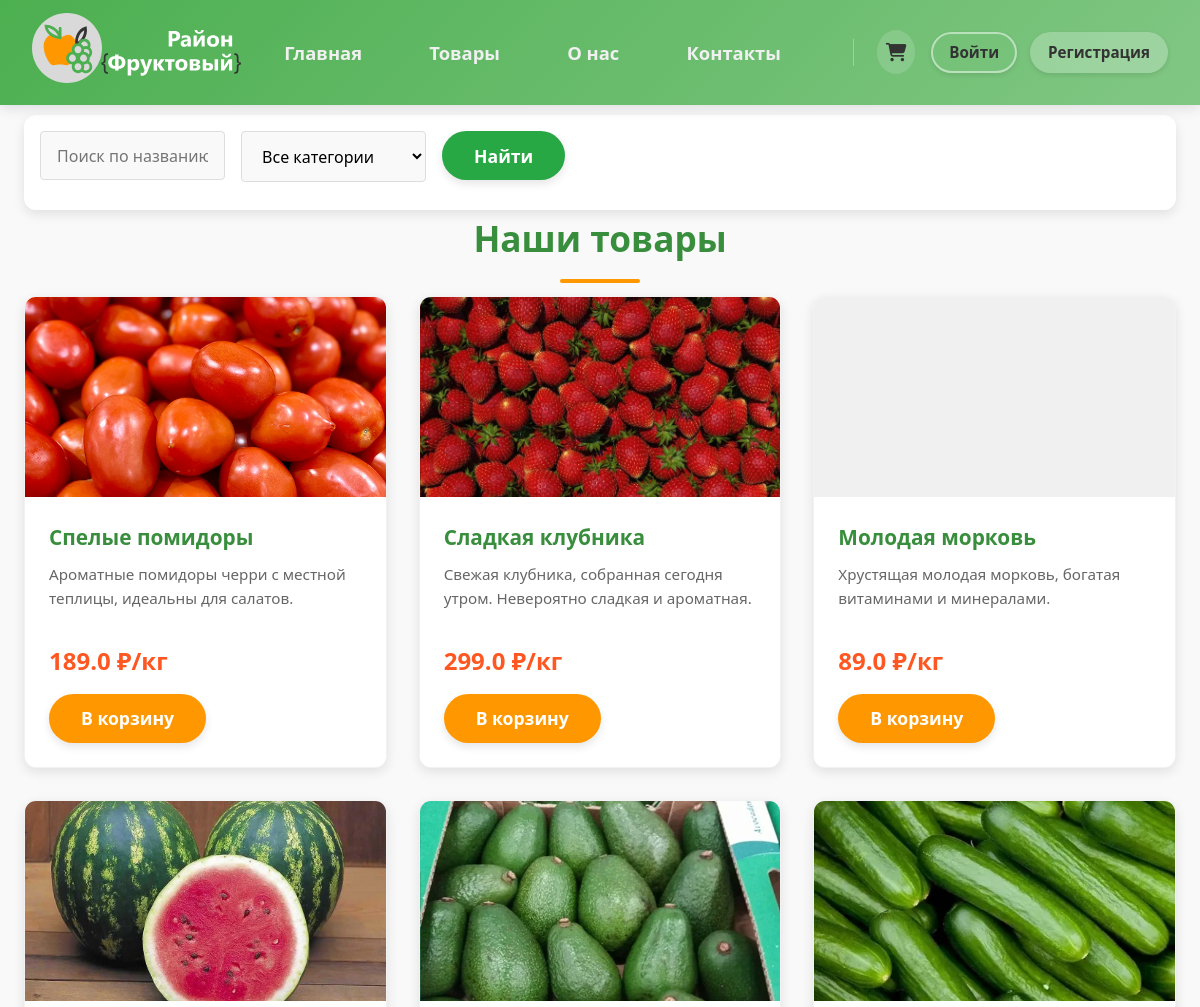
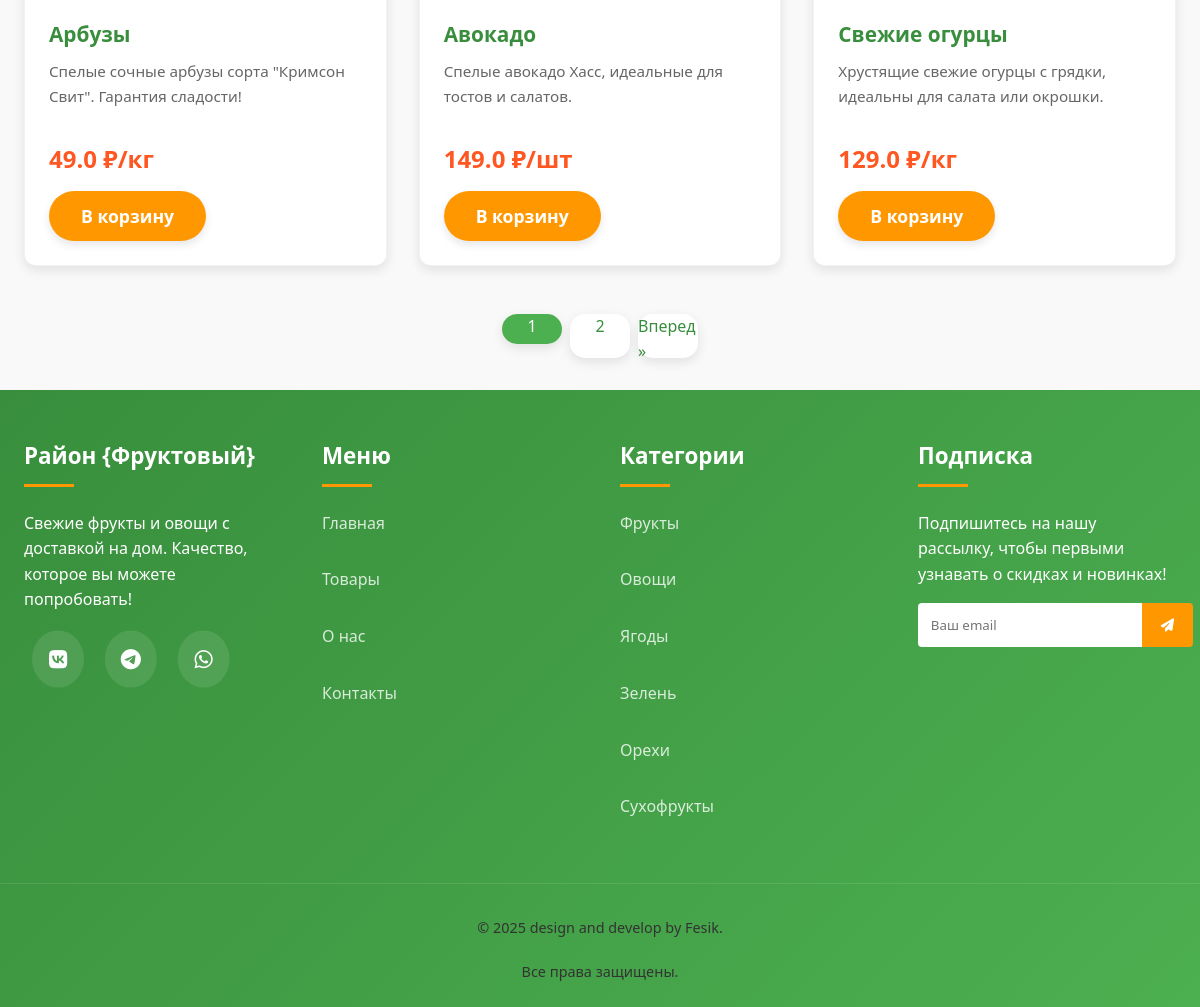
Screenshot of /goods with the database file from the repository (2 pictures, top to bottom).
### data/products.py (models this page shows)
class Product(SqlAlchemyBase):
    __tablename__ = 'products'
    id = sqlalchemy.Column(sqlalchemy.Integer, primary_key=True, autoincrement=True)
    name = sqlalchemy.Column(sqlalchemy.String, unique=True, nullable=False)  # наименование
    category = sqlalchemy.Column(sqlalchemy.String, nullable=False)  # категория товара
    unit = sqlalchemy.Column(sqlalchemy.String, nullable=False)  # единица измерения
    purchase_price_without_vat = sqlalchemy.Column(sqlalchemy.Float, nullable=False)  # закупочная цена без НДС
    vat_percent = sqlalchemy.Column(sqlalchemy.Float, nullable=False)  # процент НДС
    vat_amount = sqlalchemy.Column(sqlalchemy.Float, nullable=False)  # сумма НДС
    purchase_price_with_vat = sqlalchemy.Column(sqlalchemy.Float, nullable=False)  # закупочная цена с НДС
    retail_price_without_vat = sqlalchemy.Column(sqlalchemy.Float, nullable=False)  # розничная цена без НДС
    retail_vat_amount = sqlalchemy.Column(sqlalchemy.Float, nullable=False)  # НДС розничная
    retail_price_with_vat = sqlalchemy.Column(sqlalchemy.Float, nullable=False)  # розничная цена с НДС
    image_url = sqlalchemy.Column(sqlalchemy.String)  # ссылка на изображение
    description = sqlalchemy.Column(sqlalchemy.String, nullable=False)  # описание товара для каталога
    supplier_id = sqlalchemy.Column(sqlalchemy.Integer)  # ID поставщика
    supplier_name = sqlalchemy.Column(sqlalchemy.String)  # наименование поставщика
    supplier_type = sqlalchemy.Column(sqlalchemy.String)  # организационная форма
    orders = orm.relationship("Order", back_populates="product")

### main.py (the view, shortened to what this page needs)
@app.route('/goods')
def goods():
    page = request.args.get('page', 1, type=int)
    per_page = 6  # Количество товаров на странице
    search_query = request.args.get('search', '').strip()
    category_filter = request.args.get('category', '').strip()
    db_sess = db_session.create_session()
    query = db_sess.query(Product)
    if search_query:
        query = query.filter(Product.name.ilike(f'%{search_query}%'))
    if category_filter:
        query = query.filter(Product.category == category_filter)
    total_items = query.count()
    total_pages = ceil(total_items / per_page) if total_items > 0 else 1
    offset = (page - 1) * per_page
    items = query.offset(offset).limit(per_page).all()
    class Pagination:
        def __init__(self, page, per_page, total_items, items, total_pages):
            self.page = page
            self.per_page = per_page
            self.total = total_items
            self.items = items
            self.pages = total_pages
        @property
        def has_prev(self):
            return self.page > 1
        @property
        def has_next(self):
            return self.page < self.pages
        @property
        def next_num(self):
            return self.page + 1 if self.has_next else None
        def iter_pages(self, left_edge=1, right_edge=1, left_current=1, right_current=2):
            if self.pages == 0:
                return []
            left_start = 1
            left_end = min(left_edge, self.pages)
            right_start = max(self.pages - right_edge + 1, 1)
            right_end = self.pages
            current_start = max(self.page - left_current, 1)
            current_end = min(self.page + right_current, self.pages)
            pages = set()
            pages.update(range(left_start, left_end + 1))
            pages.update(range(right_start, right_end + 1))
            pages.update(range(current_start, current_end + 1))
            sorted_pages = sorted(pages)
            prev_page = 0
            for page_num in sorted_pages:
                if page_num - prev_page > 1:
                    yield None  # Генератор для многоточия
                yield page_num
                prev_page = page_num
    products = Pagination(page, per_page, total_items, items, total_pages)
    return render_template(
        'goods.html',
        title="Район {Фруктовый} | Товары",
        products=products
    )

### data/db_session.py (called while the page is built)
def create_session() -> Session:
    global __factory
    if not __factory:
        raise RuntimeError("База данных не инициализирована. Вызовите global_init() сначала.")
    return __factory()

### templates/goods.html (shortened to what this page needs)
{% extends "base.html" %}
{% block content %}
<section id="products" class="page">
    <div class="products-filter">
        <form id="search-form" class="filter-form" action="{{ url_for('goods') }}">
            <div class="form-row">
                <div class="form-group">
                    <input type="text" name="search" class="form-control" placeholder="Поиск по названию"
                           value="{{ current_search or '' }}">
                </div>
                <div class="form-group">
                    <select name="category" class="form-control">
                        <option value="">Все категории</option>
                    </select>
                </div>
                <div class="form-group">
                    <button type="submit" class="btn btn-primary">Найти</button>
                </div>
            </div>
        </form>
    </div>
    <h2 class="section-title">Наши товары</h2>
    <div class="products-grid">
        {% for product in products.items %}
        <div class="product-card">
            <div class="product-image"
                 style="background-image: url({{ url_for('static',
                                               filename=product.image_url.replace('static/',
                                               '', 1) if product.image_url else url_for('static',
                                                       filename='images/goods/default.webp')) }})"></div>
            <div class="product-info">
                <h3 class="product-title">{{ product.name }}</h3>
                <p class="product-description">{{ product.description or "Свежий и качественный продукт" }}</p>
                <div class="product-price">{{ product.retail_price_with_vat|round(2) }} ₽/{{ product.unit }}</div>
                <form method="post" action="{{ url_for('add_to_cart', product_id=product.id) }}"
                      class="add-to-cart-form">
                    <button type="submit" class="btn">В корзину</button>
                </form>
            </div>
        </div>
        {% else %}
        <div class="no-products">
            <p>Товары временно отсутствуют</p>
        </div>
        {% endfor %}
    </div>
    <div class="pagination">
        {% for page_num in products.iter_pages(left_edge=1, right_edge=1, left_current=1, right_current=2) %}
        {% if page_num %}
        {% if products.page == page_num %}
        <span class="pagination-link current">{{ page_num }}</span>
        {% else %}
        <a href="{{ url_for('goods', page=page_num, search=current_search, category=current_category) }}"
           class="pagination-link">{{ page_num }}</a>
        {% endif %}
        {% else %}
        <span class="pagination-ellipsis">...</span>
        {% endif %}
        {% endfor %}
        {% if products.has_next %}
        <a href="{{ url_for('goods', page=products.next_num, search=current_search, category=current_category) }}"
           class="pagination-link">Вперед &raquo;</a>
        {% endif %}
    </div>
</section>
{% endblock %}

### static/css/style.css (style rules this page uses)
:root { --primary-color: #4CAF50; --primary-light: #81C784; --primary-dark: #388E3C; --secondary-color: #FF9800; --accent-color: #FF5722; --light-color: #F5F5F5; --dark-color: #333; --white: #FFFFFF; --gray-light: #f0f0f0; --shadow: 0 4px 12px rgba(0, 0, 0, 0.1); --shadow-hover: 0 6px 16px rgba(0, 0, 0, 0.15); --radius: 12px; --transition: all 0.3s ease; --transition-fast: all 0.15s ease; }
* { margin: 0; padding: 0; box-sizing: border-box; font-family: 'Segoe UI', Tahoma, Geneva, Verdana, sans-serif; }
body { background-color: #f9f9f9; color: var(--dark-color); line-height: 1.6; min-height: 100vh; display: flex; flex-direction: column; }
a { text-decoration: none; }
.form-group { position: relative; margin: 1.5rem auto; }
.form-control { width: 100%; padding: 1.2rem 1.5rem; border: 2px solid #e0e0e0; border-radius: 10px; font-size: 1.1rem; transition: border-color 0.3s ease, box-shadow 0.3s ease; background: #f9f9f9; }
.btn { display: inline-block; background-color: var(--secondary-color); color: var(--white); padding: 0.8rem 2rem; border-radius: 30px; text-decoration: none; font-weight: 600; font-size: 1.1rem; border: none; cursor: pointer; transition: transform 0.3s ease, background-color 0.3s ease, box-shadow 0.3s ease; box-shadow: 0 4px 8px rgba(0, 0, 0, 0.1); text-align: center; }
.btn-primary { background-color: var(--primary-color); }
.section-title { text-align: center; margin: 0; color: var(--primary-dark); font-size: 2.2rem; position: relative; }
.section-title::after { content: ''; display: block; width: 80px; height: 4px; background: var(--secondary-color); margin: 0.8rem auto; border-radius: 2px; }
.products-grid { display: grid; grid-template-columns: repeat(auto-fill, minmax(280px, 1fr)); gap: 2rem; margin-bottom: 3rem; }
.product-card { background: var(--white); border-radius: var(--radius); overflow: hidden; box-shadow: var(--shadow); transition: transform 0.4s ease, box-shadow 0.4s ease; border: 1px solid rgba(0,0,0,0.05); display: flex; flex-direction: column; }
.product-image { height: 200px; background-size: cover; background-position: center; background-color: var(--gray-light); }
.product-info { padding: 1.5rem; flex: 1; display: flex; flex-direction: column; }
.product-title { font-size: 1.3rem; margin-bottom: 0.5rem; color: var(--primary-dark); }
.product-price { font-size: 1.5rem; font-weight: 700; color: var(--accent-color); margin: 0.8rem 0; }
.product-description { color: #666; margin-bottom: 1.2rem; font-size: 0.95rem; flex: 1; }
.products-filter { background: var(--white); padding: 1rem; border-radius: var(--radius); box-shadow: var(--shadow); margin-top: 10px; }
.filter-form { display: flex; gap: 1rem; align-items: flex-end; }
.filter-form .form-group { margin: 0; flex: 1; }
.filter-form .form-control { padding: 0.8rem 1rem; }
.pagination { display: flex; justify-content: center; gap: 0.5rem; margin: 2rem auto; flex-wrap: wrap; }
.pagination-link { display: inline-flex; align-items: base-line; justify-content: center; width: 60px; height: 30px; border-radius: 15px; background: var(--white); color: var(--primary-dark); text-decoration: none; font-weight: 400; transition: all 0.3s ease; box-shadow: var(--shadow); }
.pagination-link.current { background: var(--primary-color); color: white; }
.form-control { width: 100%; padding: 0.75rem; border: 1px solid #ddd; border-radius: 4px; font-size: 1rem; }
.btn-primary { background-color: #28a745; border-color: #28a745; }
.form-row { display: flex; gap: 1rem; margin-bottom: 0.7rem; }
.form-row .form-group { flex: 1; }
button, a, input, textarea { min-height: 44px; }
html { scroll-behavior: smooth; }
*, *::before, *::after { backface-visibility: hidden; }
p, li { max-width: 75ch; }

### rows the page displays
Product: image_url (picture), name "Спелые помидоры", description "Ароматные помидоры черри с местной теплицы, идеальны для салатов.", retail_price_with_vat "189.0", unit "кг"
Product: image_url (picture), name "Сладкая клубника", description "Свежая клубника, собранная сегодня утром. Невероятно сладкая и ароматная.", retail_price_with_vat "299.0", unit "кг"
Product: name "Молодая морковь", description "Хрустящая молодая морковь, богатая витаминами и минералами.", retail_price_with_vat "89.0", unit "кг"
Product: image_url (picture), name "Арбузы", description "Спелые сочные арбузы сорта \"Кримсон Свит\". Гарантия сладости!", retail_price_with_vat "49.0", unit "кг"
Product: image_url (picture), name "Авокадо", description "Спелые авокадо Хасс, идеальные для тостов и салатов.", retail_price_with_vat "149.0", unit "шт"
Product: image_url (picture), name "Свежие огурцы", description "Хрустящие свежие огурцы с грядки, идеальны для салата или окрошки.", retail_price_with_vat "129.0", unit "кг"

### other values shown
{{ page_num }} "1"
{{ page_num }} "2"
